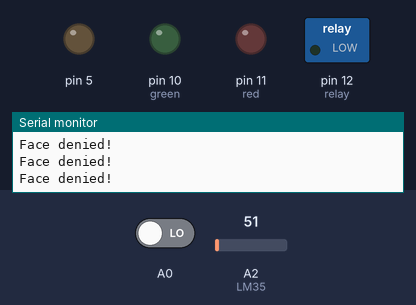
A sketch run on a simulated Arduino Uno, built with avr-gcc and run on an emulated ATmega328P. Parts: switched loads named in the sketch (green lamp = pin HIGH), output pins drawn as LEDs (lit = HIGH), the last lines printed to the serial monitor. The test bench sets the inputs (shaded band); at power-on: A0 LOW, A2 (LM35) = 51.

Above: at 1.6 s.
1.7 s: A0 driven HIGH
At 3.0 s:
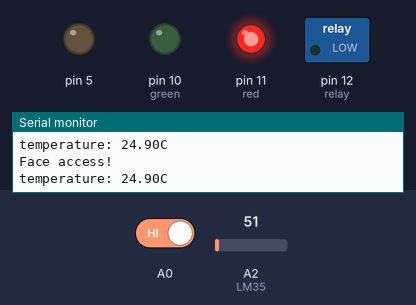
3.9 s: A2 (LM35) set to 67
5.4 s: A2 (LM35) set to 74
At 6.8 s:
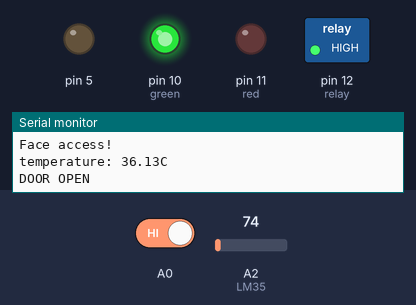
Timing chart, 0 to 11.5 s (numbered marks = the images above; inputs shaded):
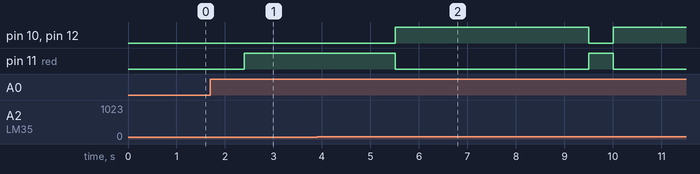

Measured:
- the behaviour switches between 73 and 74 on A2 (LM35) (found by bisection; images 1 and 2)
- after the input at 1.7 s, pin 11 (red): LOW → HIGH after 0.70 s
- after the input at 5.4 s, pin 10 (green), pin 12 (relay): LOW → HIGH after 0.11 s, → LOW 4.0 s later, → HIGH 0.50 s later; pin 11 (red): HIGH → LOW after 0.11 s, → HIGH 4.0 s later, → LOW 0.50 s later

The sketch:

sketch_nov17b.ino
```cpp
const int relay = 12;
const int red = 11;
const int green = 10;
void setup(){
    pinMode(5, OUTPUT);
    pinMode(red, OUTPUT);
    pinMode(green, OUTPUT);
    pinMode(relay, OUTPUT);
    Serial.begin(9600);
}

void lock()
{
  digitalWrite(red,HIGH);
  digitalWrite(green,LOW);
  digitalWrite(relay,LOW);
}
void loop(){
    int num;
    num = digitalRead(A0);
    if(num == HIGH){
    Serial.println("Face access!");
    delay(400);
    int val;
    double data;
    val = analogRead(A2);  //đọc dữ liệu từ lối vào A2 (LM35)
    data = (double) val * (5/10.24); //chuyển từ V từ Vout của LM35 sang nhiệt độ C
             lock();
             Serial.print("temperature: ");
             Serial.print(data);
             Serial.println("C");
             delay(100);
    if(data <= 37.5 && data > 36)
    {
            digitalWrite(red,LOW);
            digitalWrite(green,HIGH);
            digitalWrite(relay,HIGH);
            Serial.println("DOOR OPEN");
            delay(4000);
            lock();
    }
    if(data >37.5)
    {
            Serial.println("temperature is too high, try again later!");
            delay(1000);
    }
    }
    else {
    Serial.println("Face denied!");
    delay(400);

  }
}
```
